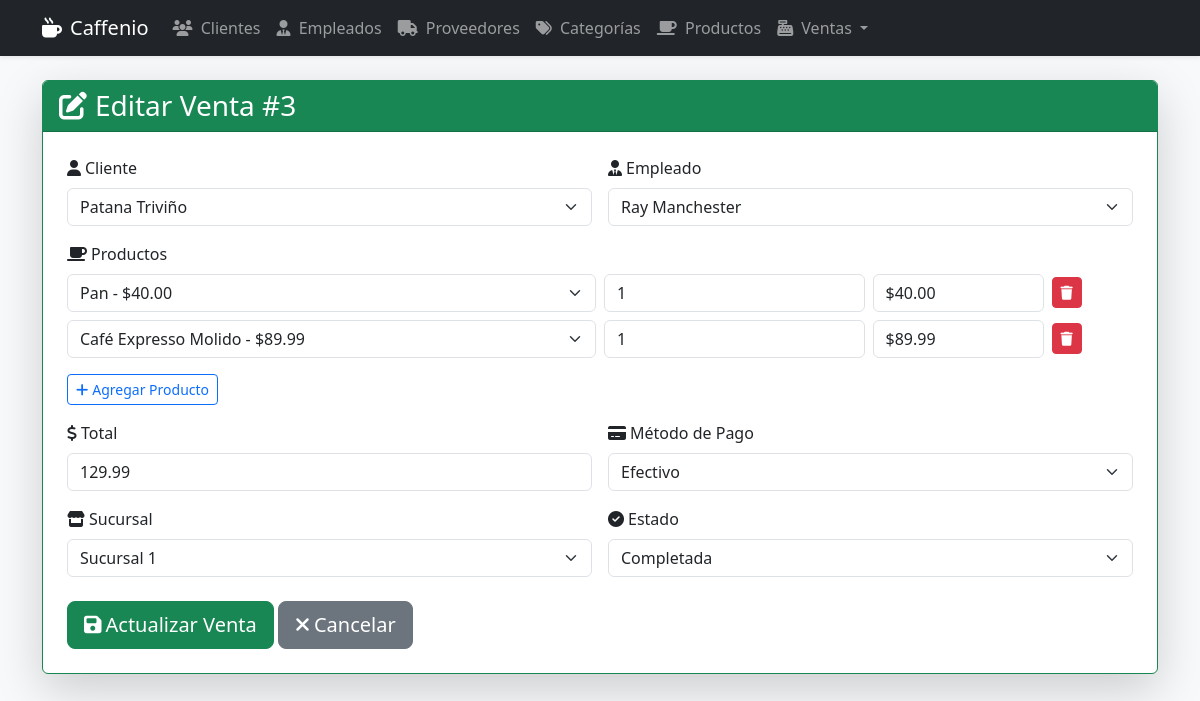
/venta/actualizar/3/, run on the app's committed database.
### app_Caffenio/models.py (models this page shows, shortened)
class Venta(models.Model):
    fecha = models.DateTimeField(auto_now_add=True)
    cliente = models.ForeignKey(Cliente, on_delete=models.CASCADE, related_name='ventas')
    empleado = models.ForeignKey(Empleado, on_delete=models.CASCADE, related_name='ventas')
    total = models.DecimalField(max_digits=10, decimal_places=2)
    metodo_pago = models.CharField(max_length=50, choices=[('efectivo', 'Efectivo'), ('tarjeta', 'Tarjeta'), ('transferencia', 'Transferencia')])
    sucursal = models.CharField(max_length=50, choices=[('Sucursal 1', 'Sucursal 1'), ('Sucursal 2', 'Sucursal 2')])
    estado = models.CharField(max_length=20, choices=[('completada', 'Completada'), ('pendiente', 'Pendiente'), ('cancelada', 'Cancelada')], default='completada')

class Cliente(models.Model):
    nombre = models.CharField(max_length=100)
    telefono = models.CharField(max_length=15)
    correo = models.EmailField(unique=True)
    direccion = models.CharField(max_length=200)
    fecha_registro = models.DateField(auto_now_add=True)
    tipo_cliente = models.CharField(max_length=20, choices=[('regular', 'Regular'), ('frecuente', 'Frecuente'), ('nuevo', 'Nuevo')], default='nuevo')
    notas = models.TextField(blank=True)

class Empleado(models.Model):
    nombre = models.CharField(max_length=100)
    puesto = models.CharField(max_length=20, choices=[('cajero', 'Cajero'), ('barista', 'Barista'), ('gerente', 'Gerente'), ('supervisor', 'Supervisor'), ('limpieza', 'Limpieza'), ('seguridad', 'Seguridad')])
    telefono = models.CharField(max_length=15)
    correo = models.EmailField(unique=True)
    fecha_contratacion = models.DateField()
    salario = models.DecimalField(max_digits=8, decimal_places=2)
    activo = models.BooleanField(default=True)

class DetalleVenta(models.Model):
    venta = models.ForeignKey(Venta, on_delete=models.CASCADE, related_name='detalleventa_set')
    producto = models.ForeignKey(Producto, on_delete=models.CASCADE)
    cantidad = models.PositiveIntegerField()
    precio_unitario = models.DecimalField(max_digits=10, decimal_places=2)
    descuento = models.DecimalField(max_digits=5, decimal_places=2, default=0)
    nota = models.TextField(blank=True)
    subtotal = models.DecimalField(max_digits=10, decimal_places=2, default=0)

class Producto(models.Model):
    nombre = models.CharField(max_length=100)
    descripcion = models.TextField()
    precio = models.DecimalField(max_digits=10, decimal_places=2)
    stock = models.IntegerField()
    categoria = models.ForeignKey(Categoria, on_delete=models.CASCADE, related_name='productos')
    proveedor = models.ForeignKey(Proveedor, on_delete=models.CASCADE, related_name='productos')
    sucursal = models.CharField(max_length=50, choices=[('Sucursal 1', 'Sucursal 1'), ('Sucursal 2', 'Sucursal 2')])
    categoria = models.ForeignKey(Categoria, on_delete=models.CASCADE, related_name='productos_dup')
    proveedor = models.ForeignKey(Proveedor, on_delete=models.CASCADE, related_name='productos_dup')

### app_Caffenio/views.py (the view, shortened to what this page needs)
# urls.py: path('venta/actualizar/<int:id>/', views.actualizar_venta, name='actualizar_venta'),
def actualizar_venta(request, id):
    venta = get_object_or_404(Venta, id=id)
    detalles = venta.detalleventa_set.select_related('producto').all()
    return render(request, 'venta/actualizar_venta.html', {
        'venta': venta,
        'detalles': detalles,
        'clientes': Cliente.objects.all(),
        'empleados': Empleado.objects.all(),
        'productos': Producto.objects.all()
    })

### app_Caffenio/templates/venta/actualizar_venta.html (shortened to what this page needs)
{% extends 'base.html' %}
{% block content %}
<div class="card shadow-lg border-success mt-4">
    <div class="card-header bg-success text-white">
        <h3 class="mb-0"><i class="fas fa-edit me-2"></i>Editar Venta #{{ venta.id }}</h3>
    </div>
    <div class="card-body p-4">
        <form method="post">
            <div class="row g-3">
                <div class="col-md-6">
                    <label class="form-label"><i class="fas fa-user me-1"></i>Cliente</label>
                    <select name="cliente" class="form-select" required>
                        {% for c in clientes %}
                        <option value="{{ c.id }}" {% if c.id == venta.cliente.id %}selected{% endif %}>
                            {{ c.nombre }}
                        </option>
                        {% endfor %}
                    </select>
                </div>
                <div class="col-md-6">
                    <label class="form-label"><i class="fas fa-user-tie me-1"></i>Empleado</label>
                    <select name="empleado" class="form-select" required>
                        {% for e in empleados %}
                        <option value="{{ e.id }}" {% if e.id == venta.empleado.id %}selected{% endif %}>
                            {{ e.nombre }}
                        </option>
                        {% endfor %}
                    </select>
                </div>
                <div class="col-12">
                    <label class="form-label"><i class="fas fa-coffee me-1"></i>Productos</label>
                    <div id="productos-container">
                        {% for d in detalles %}
                        <div class="row g-2 mb-2 producto-item align-items-center">
                            <div class="col-md-6">
                                <select name="producto_id" class="form-select producto-select" required>
                                    {% for p in productos %}
                                    <option value="{{ p.id }}" data-precio="{{ p.precio }}"
                                        {% if p.id == d.producto.id %}selected{% endif %}>
                                        {{ p.nombre }} - ${{ p.precio }}
                                    </option>
                                    {% endfor %}
                                </select>
                            </div>
                            <div class="col-md-3">
                                <input type="number" name="cantidad" class="form-control" value="{{ d.cantidad }}" min="1" required>
                            </div>
                            <div class="col-md-2">
                                <input type="text" name="precio_unitario" class="form-control subtotal" value="${{ d.precio_unitario|floatformat:2 }}" readonly>
                            </div>
                            <div class="col-md-1">
                                <button type="button" class="btn btn-danger btn-sm remove-producto">
                                    <i class="fas fa-trash"></i>
                                </button>
                            </div>
                        </div>
                        {% endfor %}
                    </div>
                    <button type="button" class="btn btn-outline-primary btn-sm mt-2" id="agregar-producto">
                        <i class="fas fa-plus me-1"></i>Agregar Producto
                    </button>
                </div>
                <div class="col-md-6">
                    <label class="form-label"><i class="fas fa-dollar-sign me-1"></i>Total</label>
                    <input type="number" step="0.01" name="total" id="total-venta" class="form-control" value="{{ venta.total }}" readonly>
                </div>
                <div class="col-md-6">
                    <label class="form-label"><i class="fas fa-credit-card me-1"></i>Método de Pago</label>
                    <select name="metodo_pago" class="form-select" required>
                        <option value="efectivo" {% if venta.metodo_pago == 'efectivo' %}selected{% endif %}>Efectivo</option>
                    </select>
                </div>
                <div class="col-md-6">
                    <label class="form-label"><i class="fas fa-store me-1"></i>Sucursal</label>
                    <select name="sucursal" class="form-select" required>
                        <option value="Sucursal 1" {% if venta.sucursal == 'Sucursal 1' %}selected{% endif %}>Sucursal 1</option>
                    </select>
                </div>
                <div class="col-md-6">
                    <label class="form-label"><i class="fas fa-check-circle me-1"></i>Estado</label>
                    <select name="estado" class="form-select" required>
                        <option value="completada" {% if venta.estado == 'completada' %}selected{% endif %}>Completada</option>
                    </select>
                </div>
            </div>
            <div class="mt-4">
                <button type="submit" class="btn btn-success btn-lg">
                    <i class="fas fa-save me-1"></i>Actualizar Venta
                </button>
                <a href="{% url 'ver_ventas' %}" class="btn btn-secondary btn-lg">
                    <i class="fas fa-times me-1"></i>Cancelar
                </a>
            </div>
        </form>
    </div>
</div>
{% endblock %}

### data on the page
Venta: id "3", cliente "Patana Triviño", empleado "Ray Manchester", total "129.99", metodo_pago "Efectivo", sucursal "Sucursal 1", estado "Completada"
DetalleVenta: producto_id "Pan - $40.00", cantidad "1", precio_unitario "$40.00"
DetalleVenta: producto_id "Café Expresso Molido - $89.99", cantidad "1", precio_unitario "$89.99"
